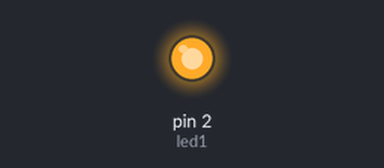
Bench run of a sketch on a simulated Arduino Uno, built with avr-gcc and run on an emulated ATmega328P. On the bench: output pins drawn as LEDs (lit = HIGH).

Above: at 0.1 s.
Timing chart, 0 to 1.6 s (numbered marks = the images above):
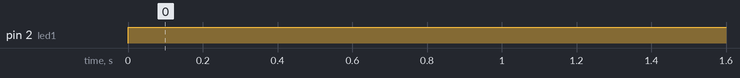

Measured:
- by itself, pin 2 (led1): LOW → HIGH at 0.00 s

The sketch:

led2.ino
```cpp
int led1 = 2;

void setup() {
  // put your setup code here, to run once:
  pinMode(led1,OUTPUT);

}

void loop() {
  // put your main code here, to run repeatedly:
  digitalWrite(led1,HIGH);
  delay(1000);
}
```
